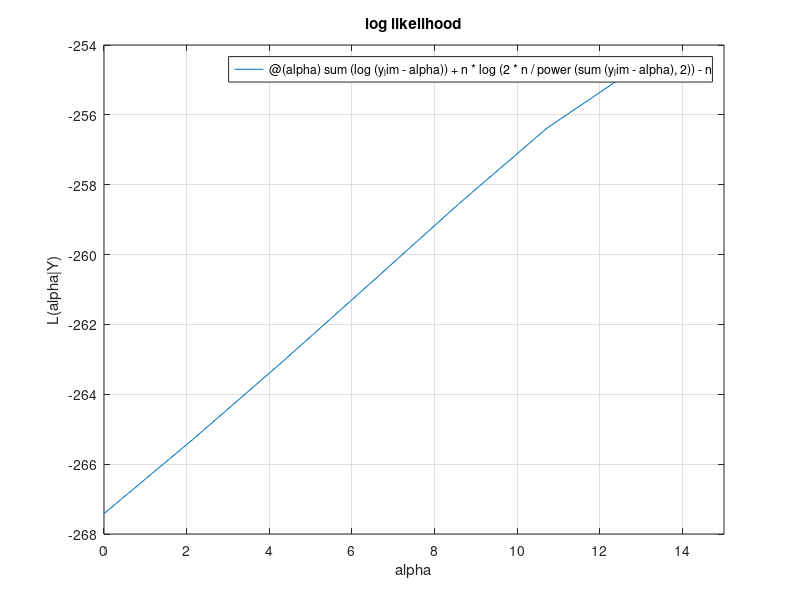

Source code (MATLAB): (Note: this script raises an error after producing the figure.)
clear all
close all 
clc
%% ex.2 point f
y_lim = [15:50];
n = size(y_lim, 2);

%plot of the function 
fplot(@(alpha) sum(log(y_lim-alpha)) + n * log(2*n/power(sum(y_lim-alpha), 2))- n, [0 min(y_lim)])
title('log likelihood')
xlabel('alpha')
ylabel('L(alpha|Y)')
grid on 

%plot of the derivative
figure
fplot(@(alpha) -sum(1./(y_lim-alpha)) + 2*n * (sum(y_lim-alpha))/(sum(power(y_lim-alpha, 2))), [0 min(y_lim)])
title('derivative of the log likelihood')
xlabel('alpha')
ylabel('dL(alpha|Y)/dalpha')
grid on

%% computing the optimal value of alpha based on the function

[alpha_hat, sigma_hat] = findOptimal(y_lim)

%% Iterative algorithm to compute the zero of the derivative
